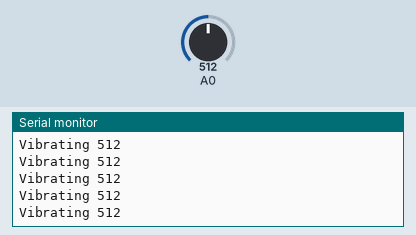
Simulated run of this sketch. Board: Arduino Uno, built with avr-gcc and run on an emulated ATmega328P. Parts: the last lines printed to the serial monitor. Inputs (shaded band) come from the test bench; at power-on: A0 = 512.

Above: at 1.2 s.
1.3 s: A0 set to 433
At 1.36 s:
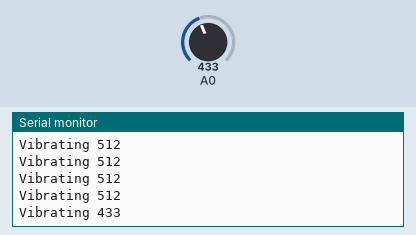
2.8 s: A0 set to 407
At 2.88 s:
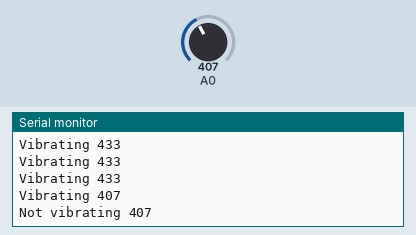
Timing chart, 0 to 5.8 s (numbered marks = the images above; inputs shaded):
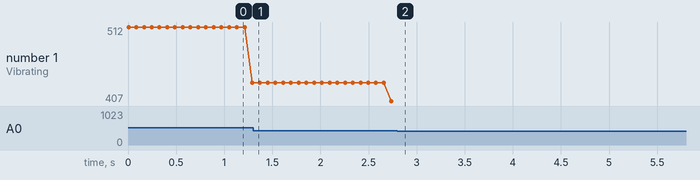

The sketch:

Vibration_sensor.ino
```cpp
/* Vibration sensor module
   - Use 5V power supply
   - Connect analog output (AO) pin of the sensor to Arduino pin A0
*/

void setup() {
  Serial.begin(9600);
}

void loop() {
  int value = analogRead(A0);
  Serial.println(value);
  if (value > 415) {
    Serial.print("Vibrating ");
  } else {
    Serial.print("Not vibrating ");
  }
  delay(80);
}
```

Measured:
- the behaviour switches between 416 and 415 on A0 (found by bisection; images 1 and 2)
- after the input at 2.8 s, the serial monitor: prints a new line at once (image 2)
- plotted number 1: 433 → 407 after the input at 1.3 s
